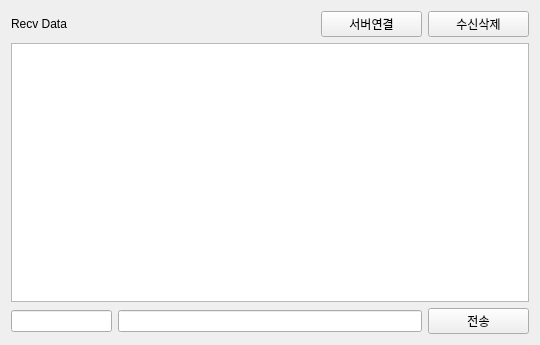
<?xml version="1.0" encoding="UTF-8"?>
<ui version="4.0">
 <class>Tab2SocketClient</class>
 <widget class="QWidget" name="Tab2SocketClient">
  <property name="geometry">
   <rect>
    <x>0</x>
    <y>0</y>
    <width>540</width>
    <height>345</height>
   </rect>
  </property>
  <property name="windowTitle">
   <string>Form</string>
  </property>
  <layout class="QVBoxLayout" name="verticalLayout_2">
   <item>
    <layout class="QVBoxLayout" name="verticalLayout" stretch="1,8,1">
     <item>
      <layout class="QHBoxLayout" name="horizontalLayout" stretch="6,2,2">
       <item>
        <widget class="QLabel" name="label">
         <property name="text">
          <string>Recv Data</string>
         </property>
        </widget>
       </item>
       <item>
        <widget class="QPushButton" name="pPBserverConnect">
         <property name="text">
          <string>서버연결</string>
         </property>
         <property name="checkable">
          <bool>true</bool>
         </property>
        </widget>
       </item>
       <item>
        <widget class="QPushButton" name="pPBRecvDataClear">
         <property name="text">
          <string>수신삭제</string>
         </property>
        </widget>
       </item>
      </layout>
     </item>
     <item>
      <widget class="QTextEdit" name="pTErecvData"/>
     </item>
     <item>
      <layout class="QHBoxLayout" name="horizontalLayout_2" stretch="2,6,2">
       <item>
        <widget class="QLineEdit" name="pLERecvId"/>
       </item>
       <item>
        <widget class="QLineEdit" name="pLEsendData"/>
       </item>
       <item>
        <widget class="QPushButton" name="pPBSendButton">
         <property name="text">
          <string>전송</string>
         </property>
        </widget>
       </item>
      </layout>
     </item>
    </layout>
   </item>
  </layout>
 </widget>
 <resources/>
 <connections/>
</ui>
